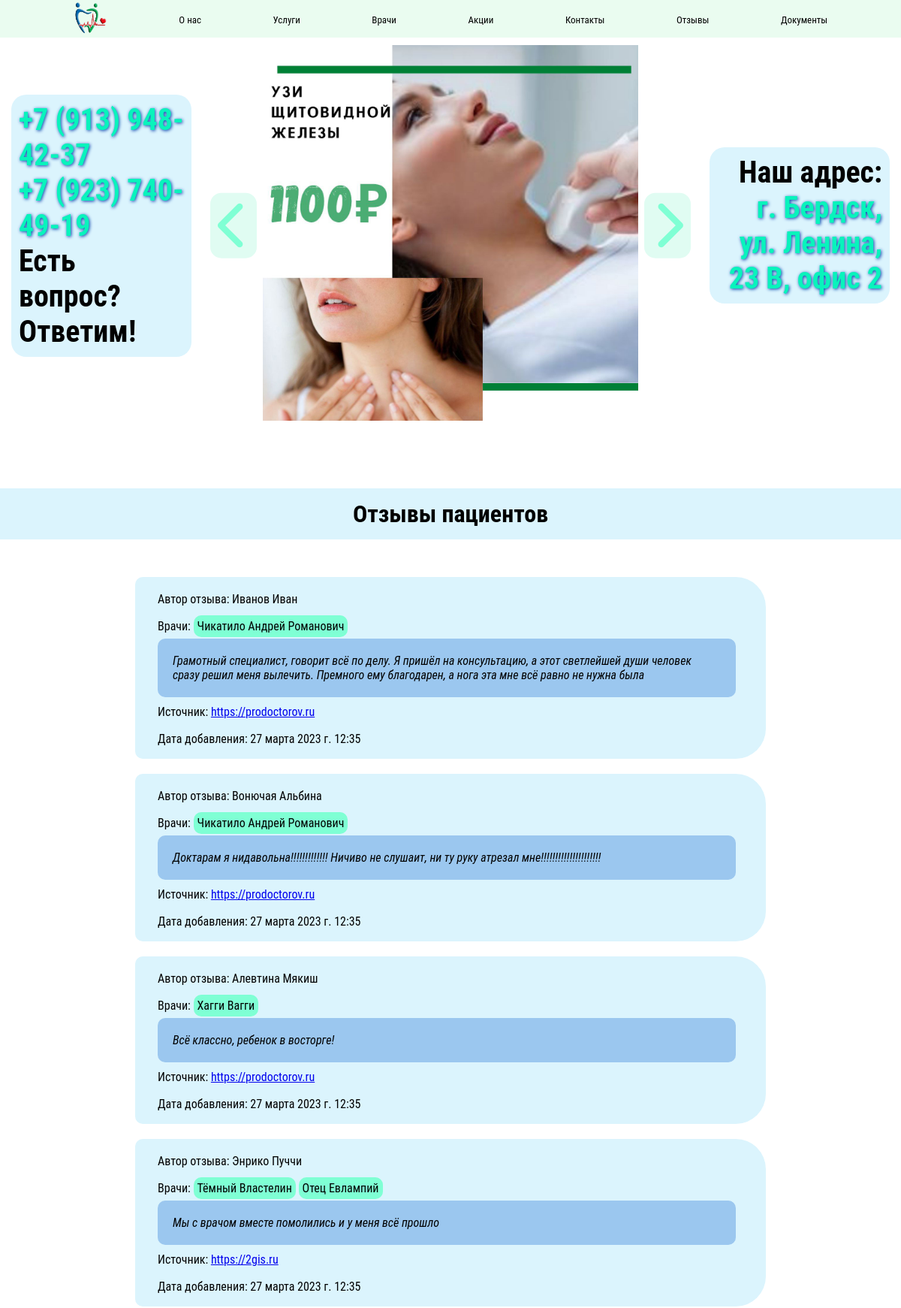
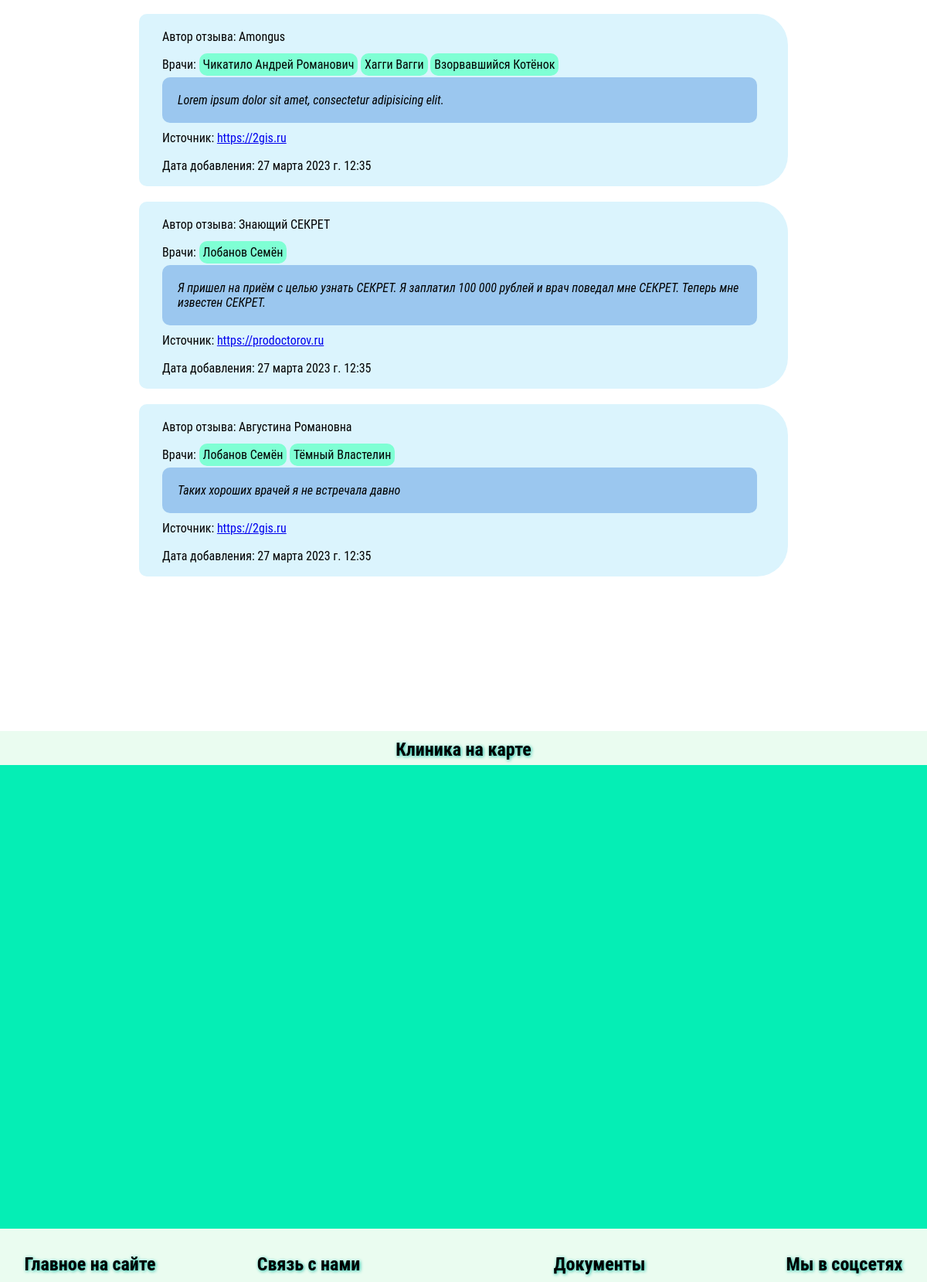
The app's page /отзывы (upper part) with its own data (2 pictures, top to bottom).
### main/models.py (models this page shows, shortened)
class CarouselPicture(models.Model):
    picture = models.FileField(upload_to='carousel_pictures', verbose_name='Изображение')
    description = models.CharField('Короткое описание', max_length=150)
    class Meta:
        verbose_name = 'Изображение для слайд-шоу'
        verbose_name_plural = 'Изображения для слайд-шоу'

class Review(models.Model):
    doctors_mentioned = models.ManyToManyField(Doctor, verbose_name='Доктора, о которых идёт речь')
    source = models.CharField('Ссылка на источник', max_length=300)
    author = models.CharField('Автор', max_length=150)
    text = models.TextField('Отзыв')
    creation_time = models.DateTimeField(auto_now_add=True, null=True)
    class Meta:
        verbose_name = 'Отзыв'
        verbose_name_plural = 'Отзывы'

class Doctor(models.Model):
    name = models.CharField('Фамилия, имя и отчество врача', max_length=150, unique=True)
    picture = models.FileField('Фото врача', upload_to='doctors_pictures/%Y/%m/%d')
    speciality = models.CharField('Специализация', max_length=300)
    experience = models.CharField('Стаж работы', max_length=100)
    education = models.TextField('Образование')
    additional_qualification = models.TextField('Повышение квалификации', blank=True)
    services = models.ManyToManyField(Service, verbose_name='Услуги')
    slug = models.SlugField('Ссылка, которая будет вести к врачу. Это поле заполняется само, не нужно его трогать. Вписав сюда что-то, вы ничего не испортите, но и лучше от этого не станет.', blank=True, allow_unicode=True)
    def get_absolute_url(self):
        return reverse('doctor', kwargs={'name_slug': self.slug})
    def __str__(self):
        return self.name
    class Meta:
        verbose_name = 'Врач'
        verbose_name_plural = 'Врачи'

### main/templatetags/main_tags.py (called while the page is built)
@register.filter
def get_doctor_absolute_url_by_name(doctor_name):
    return Doctor.objects.get(name=doctor_name).get_absolute_url()

@register.inclusion_tag('main/carousel-ul.html')
def get_carousel_list():
    images = CarouselPicture.objects.all()
    slides_dict = {}
    inactive_list_items = []
    for index in range(len(images)):
        if index == 0:
            slides_dict['active_slide'] = images[index]
        else:
            inactive_list_items.append(images[index])
    slides_dict['inactive_slides'] = inactive_list_items
    return {'slides_dict': slides_dict}

### main/views.py (called while the page is built)
def reviews(request):
    our_reviews = Review.objects.all()
    context = {
        'title': 'ЭМР - отзывы пациентов',
        'reviews': our_reviews,
        'yandex_map_apikey': config('YANDEX_MAP_APIKEY')
    }
    return render(request, 'main/reviews.html', context=context)

### main/templates/main/reviews.html (shortened to what this page needs)
{% extends 'main/base.html' %}
{% load main_tags %}
{% block content %}
    <h1 class="main-header">Отзывы пациентов</h1>
    <div class="review-box">
        {% if reviews %}
            <div>
            <ul class="review-list">
            {% for review in reviews %}
                <li class="review-list-item">
                    <p class="review-paragraph">Автор отзыва: {{ review.author }}</p>
                    <p class="review-paragraph">Врачи:
                        {% for doctor_id in review.doctors_mentioned.all %}
                            <a class="reviews-doctor-link" href="{{ doctor_id|get_doctor_absolute_url_by_name }}">{{ doctor_id }}</a>
                        {% endfor %}
                    </p>
                    <p class="review-paragraph-main">{{ review.text }}</p>
                    <p class="review-paragraph">Источник: <a href="{{ review.source }}">{{ review.source }}</a></p>
                    <p class="review-paragraph">Дата добавления: {{ review.creation_time }}</p>
                </li>
            {% endfor %}
            </ul></div>
        {% else %}
            <p>Отзывов пока нет</p>
        {% endif %}
    </div>
{% endblock %}

### main/templates/main/carousel-ul.html (shortened to what this page needs)
<ul data-slides>
    <li class="slide" data-active><img src="{{ slides_dict.active_slide.picture.url }}" alt="{{ slides_dict.active_slide.picture.description }}"></li>
</ul>

### main/static/main/css/carousel-desktop.css (style rules this page uses)
.carousel ul { padding: 0; margin: 0; list-style: none; }
.slide { position: absolute; inset: 0; opacity: 0; transition: 400ms opacity ease-in-out; transition-delay: 400ms; }
.slide[data-active] { opacity: 1; transition-delay: 0ms; z-index: 1; }
.slide img { display: block; width: 100%; height: auto; object-position: center; object-fit: cover; margin-top: 10px; margin-bottom: 20px; }

### main/static/main/css/reviews-desktop.css (style rules this page uses)
.review-box { position: relative; display: flex; flex-direction: column; align-items: center; max-width: 70%; left: 15%; right: auto; }
.review-list { list-style: none; text-align: left; transition: all 0.7s linear; min-width: 100%; }
.review-list-item { border-radius: 10px 40px 40px 10px; background-color: #dbf4fd; margin-top: 20px; padding-left: 30px; padding-top: 10px; padding-bottom: 10px; transition: all 0.7s linear; min-width: 100%; }
.review-paragraph { margin-top: 4px; line-height: 2; }
.review-paragraph-main { background-color: #9bc7ef; padding: 20px; max-width: 95%; border-radius: 10px; color: black; font-style: italic; transition: all 0.7s linear; }
.reviews-doctor-link { text-decoration: none; color: black; background-color: aquamarine; padding: 5px; border-radius: 10px; transition: all 0.3s linear; }

### main/static/main/css/other.css (style rules this page uses)
* { padding: 0; margin: 0; font-family: 'Roboto Condensed', sans-serif; box-sizing: border-box; }
*::before, *::after { box-sizing: border-box; }
body, html { overflow-x: hidden; }
.main-header { padding: 15px; width: 100%; background-color: #dbf4fd; margin-bottom: 30px; }

### records on screen
CarouselPicture: active_slide.picture (picture)
Review: author "Иванов Иван", text "Грамотный специалист, говорит всё по делу. Я пришёл на консультацию, а этот светлейшей души человек сразу решил меня вылечить. Премного ему благодарен, а нога эта мне всё равно не нужна была", source "https://prodoctorov.ru", creation_time "27 марта 2023 г. 12:35"
Doctor: name "Чикатило Андрей Романович"
Review: author "Вонючая Альбина", text "Доктарам я нидавольна!!!!!!!!!!!!! Ничиво не слушаит, ни ту руку атрезал мне!!!!!!!!!!!!!!!!!!!!!", source "https://prodoctorov.ru", creation_time "27 марта 2023 г. 12:35"
Review: author "Алевтина Мякиш", text "Всё классно, ребенок в восторге!", source "https://prodoctorov.ru", creation_time "27 марта 2023 г. 12:35"
Doctor: name "Хагги Вагги"
Review: author "Энрико Пуччи", text "Мы с врачом вместе помолились и у меня всё прошло", source "https://2gis.ru", creation_time "27 марта 2023 г. 12:35"
Doctor: name "Тёмный Властелин"
Doctor: name "Отец Евлампий"
Review: author "Amongus", text "Lorem ipsum dolor sit amet, consectetur adipisicing elit.", source "https://2gis.ru", creation_time "27 марта 2023 г. 12:35"
Doctor: name "Взорвавшийся Котёнок"
Review: author "Знающий СЕКРЕТ", text "Я пришел на приём с целью узнать СЕКРЕТ. Я заплатил 100 000 рублей и врач поведал мне СЕКРЕТ. Теперь мне известен СЕКРЕТ.", source "https://prodoctorov.ru", creation_time "27 марта 2023 г. 12:35"
Doctor: name "Лобанов Семён"
Review: author "Августина Романовна", text "Таких хороших врачей я не встречала давно", source "https://2gis.ru", creation_time "27 марта 2023 г. 12:35"
